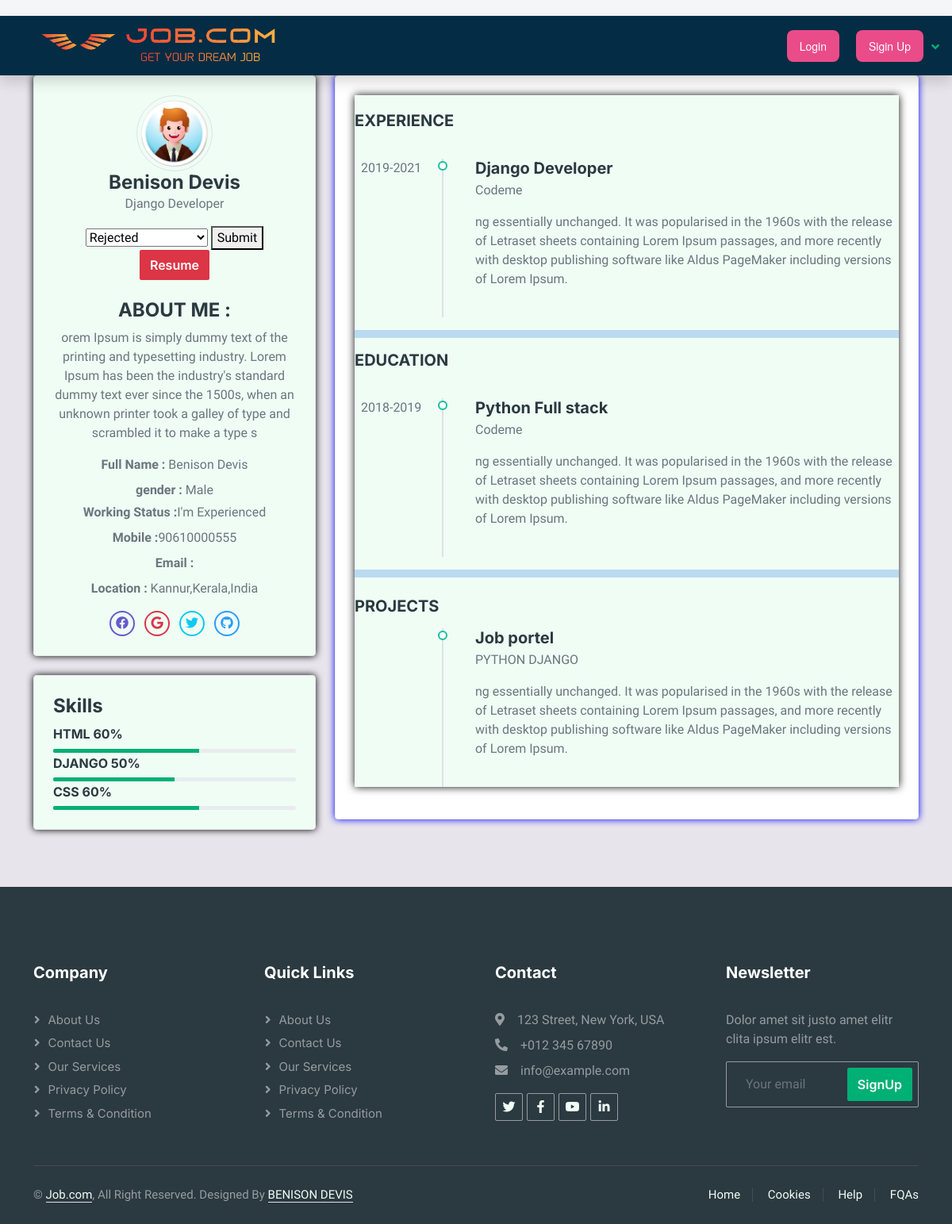
The page /company/applied/43/user/ on the database as committed earlier.
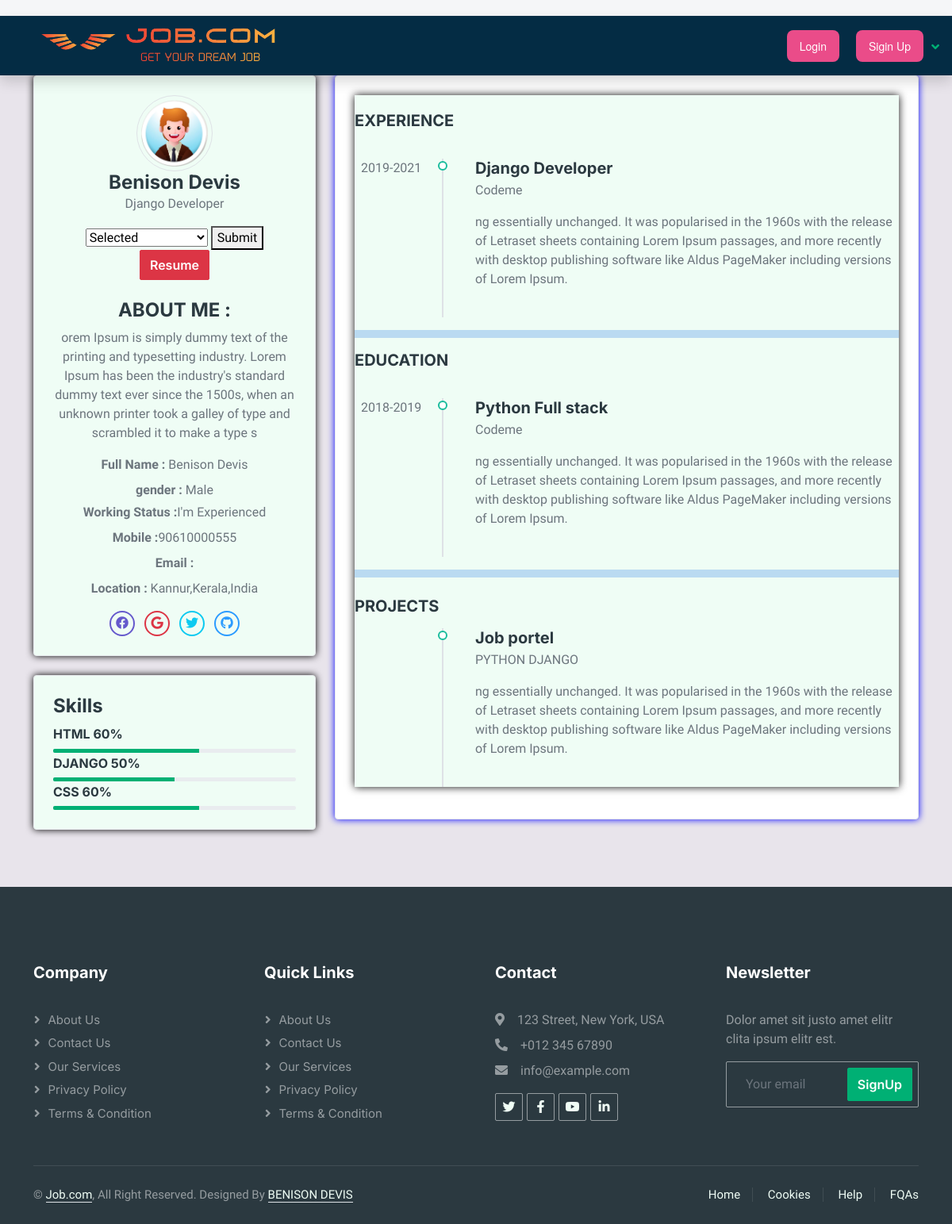
The same page on the database as committed later.
### employee/models.py (models this page shows)
class ApplyJob(models.Model):
    sel = (
        ("Waiting for Review", "Waiting for Review"),
        ("Your Selected", "Your Selected"),
        ("Rejected", "Rejected"),
    )
    apply_status = models.BooleanField(default=True)
    rel_profile = models.ForeignKey(
        Employee, on_delete=models.CASCADE, null=True, blank=True
    )
    rel_post = models.ForeignKey(
        JobPost, on_delete=models.CASCADE, null=True, blank=True
    )
    rel_empl_post = models.ForeignKey(
        ProfileEdit, on_delete=models.CASCADE, null=True, blank=True
    )
    selected = models.CharField(
        max_length=30, choices=sel, default="Waiting for Review"
    )

class ProfileEdit(models.Model):
    worksts = (("frsh", "I'm Fresher"), ("exp", "I'm Experienced"))
    gender = (("M", "Male"), ("F", "Female"), ("O", "Outher"))
    profile_title = models.CharField(max_length=50,null=True, blank=True)
    bio = models.TextField(null=True, blank=True)
    profile_img = models.ImageField(upload_to="profile.image/", null=True, blank=True,default='static\img\pro.png')
    resume = models.FileField(upload_to="resume/", null=True, blank=True)
    location = models.CharField(max_length=50,null=True, blank=True)
    mobile_no = models.CharField(max_length=12,null=True, blank=True)
    working_sts = models.CharField(max_length=50, choices=worksts,null=True, blank=True)
    gender = models.CharField(max_length=50, choices=gender,null=True, blank=True)
    rel_profile = models.OneToOneField(
        Employee, on_delete=models.CASCADE, null=True, blank=True
    )

### account/models.py (models this page shows, shortened)
class Account(AbstractUser):
    class Role(models.TextChoices):
        ADMIN = "ADMIN", "Admin"
        USER = "USER", "User"
        COMPANY = "COMPANY", "Company"
    base_role = Role.ADMIN
    role = models.CharField(max_length=50, choices=Role.choices)

### company/views.py (the view)
# urls.py: path( "company/applied/<int:id>/user/", applied_employee_profile, name="applied_employee_profile"),
def applied_employee_profile(request, id):
    apl = ApplyJob.objects.get(id=id)
    if request.method == "POST":
        sel = request.POST.get("select")
        apl.selected = sel
        apl.save()
        return redirect("applied_employee_profile", apl.id)
    context = {
        "apl": apl,
        "exp": apl.rel_profile.addexperience_set.all(),
        "skl": apl.rel_profile.addskill_set.all(),
        "edu": apl.rel_profile.addeducations_set.all(),
        "pro": apl.rel_profile.addproject_set.all(),
    }
    print("profile")
    return render(request, "company/applied_user_profile.html", context)

### templates/company/applied_user_profile.html (shortened to what the changed rows need)
{% extends 'base.html' %}
{% block content %}
{% load static %}
<div class="container">
<div class="row">
    <div class="col-lg-4 col-xl-4">
        <div class="card-box text-center bg-light " style="box-shadow: 0px 0px 10px black ;">
            <img src="{{ apl.rel_empl_post.profile_img.url }}" class="rounded-circle avatar-xl img-thumbnail" alt="profile-image">
            <h4 class="mb-0">{{ apl.rel_profile.first_name }} {{ apl.rel_profile.last_name }}</h4>
            <p class="text-muted">{{ apl.rel_empl_post.profile_title }}</p>
            <form method="post">
                <select name="select" id="">
                  <option value="">{{ apl.selected }}</option>
                </select>
                <button>Submit</button>
              </form>
            <a href="{% url 'resume_view' apl.id %}"><button type="button" class="btn btn-danger btn-xs waves-effect mb-2 waves-light">Resume</button></a>
            <div class="text-left mt-3">
                <h4 class="font-13 text-uppercase">About Me :</h4>
                <p class="text-muted font-13 mb-3">
                    {{ apl.rel_empl_post.bio }}
                </p>
                <p class="text-muted mb-2 font-13"><strong>Full Name :</strong> <span class="ml-2">{{ apl.rel_profile.first_name }} {{ apl.rel_profile.last_name }}</span></p>
                <p class="text-muted mb-1 font-13"><strong>gender :</strong> <span class="ml-2">{{ apl.rel_empl_post.gender }}</span></p>
                <p class="text-muted mb-2 font-13"><strong>Working Status :</strong><span class="ml-2">{{ apl.rel_empl_post.working_sts }}</span></p>
                <p class="text-muted mb-2 font-13"><strong>Mobile :</strong><span class="ml-2">{{ apl.rel_empl_post.mobile_no }}</span></p>
                <p class="text-muted mb-2 font-13"><strong>Email :</strong> </p>
                <p class="text-muted mb-1 font-13"><strong>Location :</strong> <span class="ml-2">{{ apl.rel_empl_post.location }}</span></p>
            </div>
            <ul class="social-list list-inline mt-3 mb-0">
                <li class="list-inline-item">
                </li>
                <li class="list-inline-item">
                </li>
                <li class="list-inline-item">
                </li>
                <li class="list-inline-item">
                </li>
            </ul>
        </div>
    </div>
</div>
</div>
{% endblock content %}

Rows that differ between the two databases and show on the page:
changed ApplyJob "Benison": select "Rejected" → "Selected"
